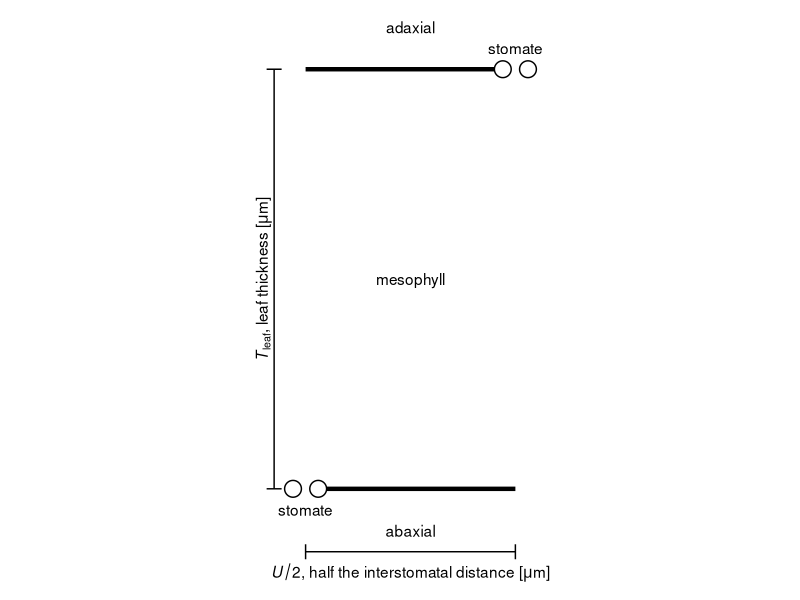

The R script that drew this image:
## ---- chunk 1

library(dplyr)
library(ggforce)
library(ggplot2)
library(tidyr)

# Example leaf where leaf thickness equals interstomatal distance
 xz_ratio = 0.5

  df_stomata = crossing(
    nesting(x = c(0, 1), y = c(0, 1) / xz_ratio),
    r = 0.04,
    x_offset = c(-1.5, 1.5)
  ) |>
    mutate(x0 = x + x_offset * r)

  df_epidermis = df_stomata |>
    summarise(stomata_min = min(x0 - r), stomata_max = max(x0 + r), .by = "y") |>
    mutate(
      xmin = ifelse(stomata_min < 0, stomata_max, 0),
      xmax = ifelse(stomata_max > 1, stomata_min, 1)
    )

  ggplot() +
    geom_circle(data = df_stomata, mapping = aes(x0 = x0, y0 = y, r = r)) +
    geom_segment(data = df_epidermis,
                 mapping = aes(
                   x = xmin,
                   xend = xmax,
                   y = y,
                   yend = y
                 ), linewidth = 1.5) +
    geom_text(
      data = df_stomata |>
        select(x, y) |>
        distinct(),
      mapping = aes(x, y, label = "stomate"),
      position = position_nudge(y = c(-0.05, 0.05) / xz_ratio)
    ) +
    geom_text(
      mapping = aes(x = 0.5, y = c(-0.1, 0.5, 1.1) / xz_ratio, label = c("abaxial", "mesophyll", "adaxial"))
    ) +
    geom_segment(mapping = aes(x = 0, y = -0.15 / xz_ratio, xend = 1, yend = -0.15 / xz_ratio),
                 arrow = arrow(angle = 90, length = unit(0.0125 / xz_ratio, "npc"), ends = "both") ) +
    geom_segment(mapping = aes(x = -0.15, y = 0 / xz_ratio, xend = -0.15, yend = 1 / xz_ratio),
                 arrow = arrow(angle = 90, length = unit(0.0125 / xz_ratio, "npc"), ends = "both") ) +
    geom_text(mapping = aes(x = 0.5, y = -0.2 / xz_ratio, label = "paste(italic(U) / 2, ', half the interstomatal distance [', mu, 'm]')"),
              parse = TRUE) +
    geom_text(mapping = aes(x = -0.2, y = 0.5 / xz_ratio, label = "paste(italic(T)[leaf], ', leaf thickness [', mu, 'm]')"),
              parse = TRUE, angle = 90) +
    coord_equal(clip = "off") +
    theme_void()
    
